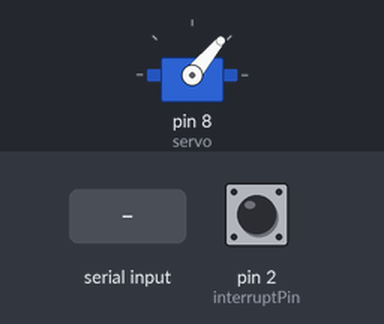
Simulated run of this sketch. Board: Arduino Uno, built with avr-gcc and run on an emulated ATmega328P. Shown: servo. Inputs (shaded band) come from the test bench; at power-on: pin 2 (interruptPin) HIGH.

Above: at 1.2 s.
1.3 s: "G" received over Serial
At 2.1 s:
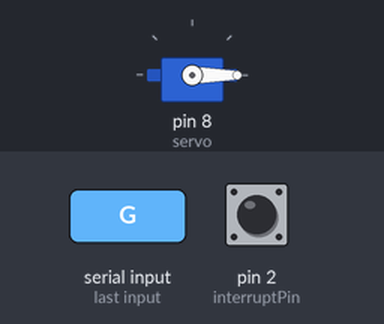
4.3 s: pin 2 (interruptPin) pulled LOW for 0.15 s
At 5.5 s:
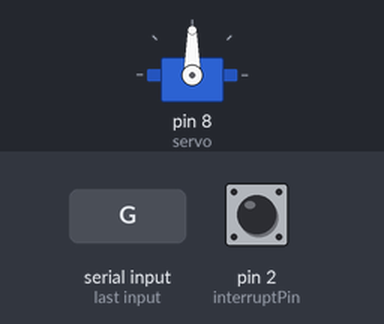
5.9 s: "1" received over Serial
At 7.9 s:
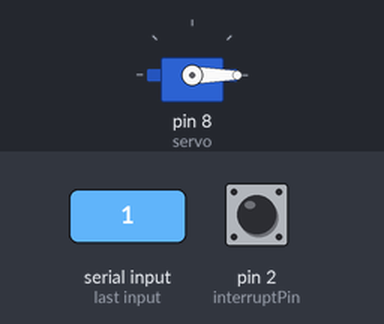
Timing chart, 0 to 13.8 s (numbered marks = the images above; inputs shaded):
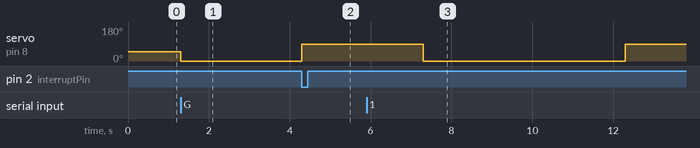

The sketch:

interrupt.ino
```cpp
#include<Servo.h>

//motor
Servo servo;
int value=0;

//joystick
int Xin = A0;
int Yin = A1;
int KEYin =5;

//interrupt_button
int interruptPin = 2;
bool b_interrput = false;

void setup() {

 //led
 // pinMode(22, OUTPUT);

 //motor
  servo.attach(8);
  servo.write(90);

  //joytstick
  pinMode(KEYin,INPUT_PULLUP);

  //button
  pinMode(interruptPin,INPUT_PULLUP);
  attachInterrupt(digitalPinToInterrupt(interruptPin),Stop,CHANGE);

  Serial.begin(9600);
}
void loop() {

  //Serial communication
  if(Serial.available() > 0){
    char read_data = (char)Serial.read();
    if(read_data == '1') {
     servo.write(0);
     delay(5000);
     servo.write(90);
     delay(5000);
    }
    else if(read_data == 'G'){
      servo.write(0);
      delay(5000);
      servo.write(90);
      delay(1000);
    }
  }

  //joystick

  /*int Xvalue, Yvalue, ButtonVal;

  Xvalue= analogRead (Xin);
  Yvalue= analogRead (Yin);
  ButtonVal= digitalRead (KEYin);

  if(Yvalue > 510){
     servo.write(0);
     //delay(5000);
  }
  else if(Yvalue>490 && Yvalue <510){
     servo.write(90);
  }
  else if(Yvalue < 490){
     servo.write(180);
    // delay(5000);
  }*/
  if(b_interrput==false)
    servo.write(50);

 /* Serial.print("X = ");
  Serial.println (Xvalue, DEC);

  Serial.print ("Y = ");
  Serial.println (Yvalue, DEC);
  if (ButtonVal== HIGH){
    Serial.println ("버튼 안눌림");
  }
  else{
    Serial.println ("버튼 눌림");
  }

  delay (500);*/

}

void Stop(){
  servo.write(90);
  b_interrput=true;
}
```

Measured:
- after the input at 1.3 s, servo on pin 8 (servo): 50° → 0° at once
- after the input at 4.3 s, servo on pin 8 (servo): 0° → 90° at once
- after the input at 5.9 s, servo on pin 8 (servo): 90° → 0° after 1.4 s, → 90° 5.0 s later
